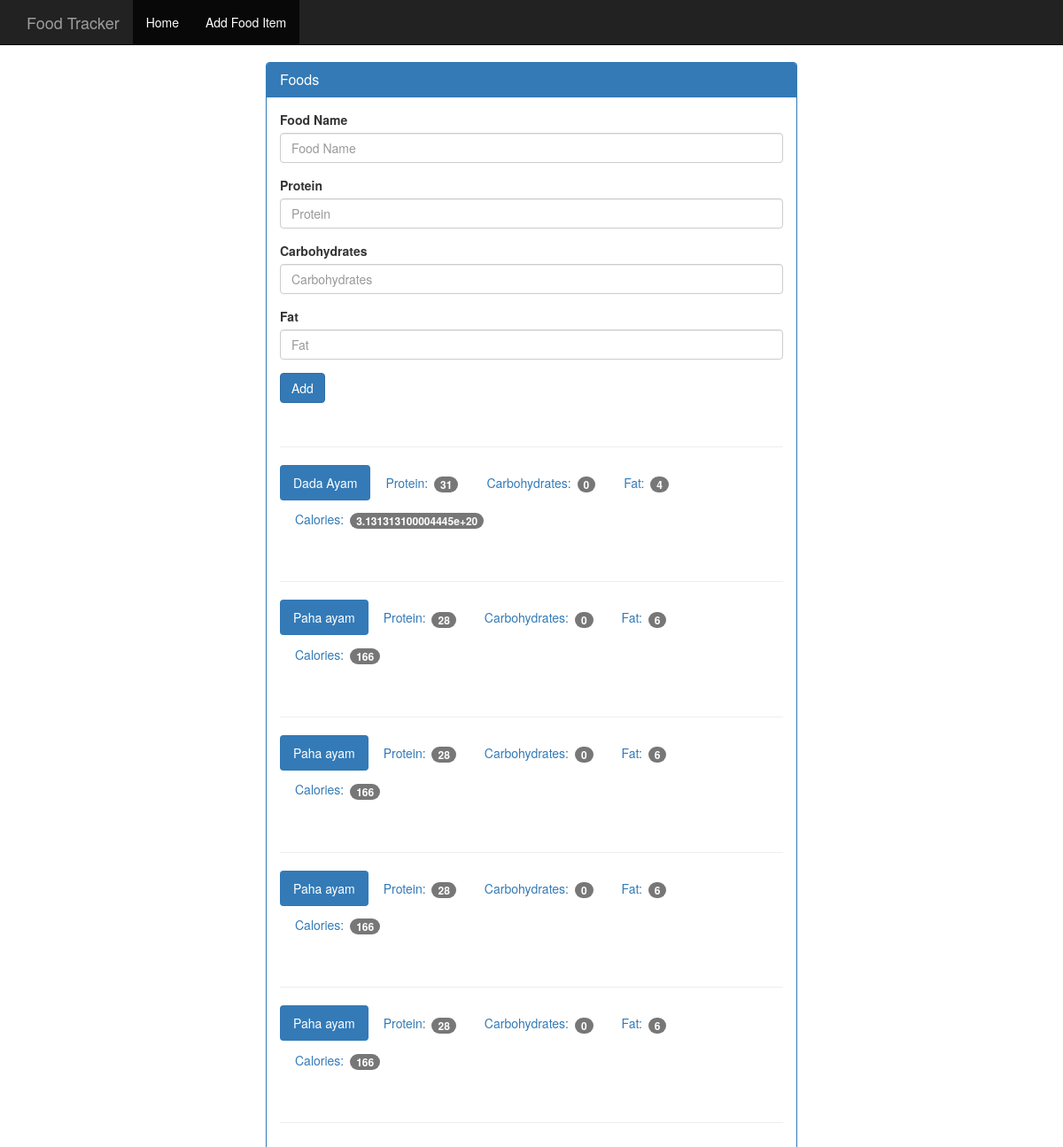
The app's page /food with its own data.
### tables this page shows
CREATE TABLE food (
    id INTEGER PRIMARY KEY AUTOINCREMENT,
    name TEXT NOT NULL,
    protein INTEGER NOT NULL,
    carbohydrates INTEGER NOT NULL,
    fat INTEGER NOT NULL,
    calories INTEGER NOT NULL
);

### web.py (the view, shortened to what this page needs)
@app.route("/food", methods=['GET', 'POST'])
def food():
    db = get_db()
    cur = db.execute(
        ' select name, protein, carbohydrates, fat, calories from food')
    results = cur.fetchall()
    return render_template('add_food.html', results=results)

### web.py (called while the page is built)
def connect_db():
    sql = sqlite3.connect(
        'D:\Programming\Flask_udemy\FOOD_TRACKER\databases\data.db')
    sql.row_factory = sqlite3.Row
    return sql

def get_db():
    if not hasattr(g, 'sqlite3_db'):
        g.sqlite_db = connect_db()
    return g.sqlite_db

### templates/add_food.html (shortened to what this page needs)
<!DOCTYPE html>
<html lang="en">
  <head>
    <link href="{{url_for('static' , filename = 'bootstrap.min.css')}}" rel="stylesheet">
    <link href="{{url_for('static' , filename = 'theme.css')}}" rel="stylesheet">
  </head>
  <body>
    <nav class="navbar navbar-inverse navbar-fixed-top">
      <div class="container">
        <div class="navbar-header">
          <a class="navbar-brand" href="">Food Tracker</a>
        </div>
        <div id="navbar" class="navbar-collapse collapse">
          <ul class="nav navbar-nav">
            <li class="active"><a href="{{url_for('home')}}">Home</a></li>
            <li class="active"><a href="{{url_for('food')}}">Add Food Item</a></li>
          </ul>
        </div>
      </div>
    </nav>
    <div class="container theme-showcase col-sm-6 col-sm-offset-3" role="main">
      <div class="row">
        <div>
          <div class="panel panel-primary">
            <div class="panel-heading">
              <h3 class="panel-title">Foods</h3>
            </div>
            <div class="panel-body">
              <form method="POST" action="{{url_for('food')}}">
                <div class="form-group">
                  <label for="food-name">Food Name</label>
                  <input type="text" class="form-control" id="food-name" name="food-name" placeholder="Food Name">
                </div>
                <div class="form-group">
                  <label for="protein">Protein</label>
                  <input type="number" class="form-control" id="protein" name="protein" placeholder="Protein">
                </div>
                <div class="form-group">
                  <label for="carbohydrates">Carbohydrates</label>
                  <input type="number" class="form-control" id="carbohydrates" name="carbohydrates" placeholder="Carbohydrates">
                </div>
                <div class="form-group">
                  <label for="fat">Fat</label>
                  <input type="number" class="form-control" id="fat" name="fat" placeholder="Fat">
                </div>
                <button type="submit" class="btn btn-primary">Add</button>
              </form>
              <div class="page-header"></div>
              {%for food in results%}
              <ul class="nav nav-pills" role="tablist">
                <li class="active"><a>{{food.name}}</a></li>
                <li><a>Protein: <span class="badge">{{food.protein}}</span></a></li>
                <li><a>Carbohydrates: <span class="badge">{{food.carbohydrates}}</span></a></li>
                <li><a>Fat: <span class="badge">{{food.fat}}</span></a></li>
                <li><a>Calories: <span class="badge">{{food.Calories}}</span></a></li>
              </ul>
              <div class="page-header"></div>
              {% endfor %}
            </div>
          </div>
        </div>
      </div>
    </div>
  </body>
</html>

### static/theme.css (style rules this page uses)
body { padding-top: 70px; padding-bottom: 30px; }

### records on screen
food: name "Dada Ayam", protein "31", carbohydrates "0", fat "4", Calories "3.131313100004445e+20"
food: name "Paha ayam", protein "28", carbohydrates "0", fat "6", Calories "166"
food: name "Paha ayam", protein "28", carbohydrates "0", fat "6", Calories "166"
food: name "Paha ayam", protein "28", carbohydrates "0", fat "6", Calories "166"
food: name "Paha ayam", protein "28", carbohydrates "0", fat "6", Calories "166"
